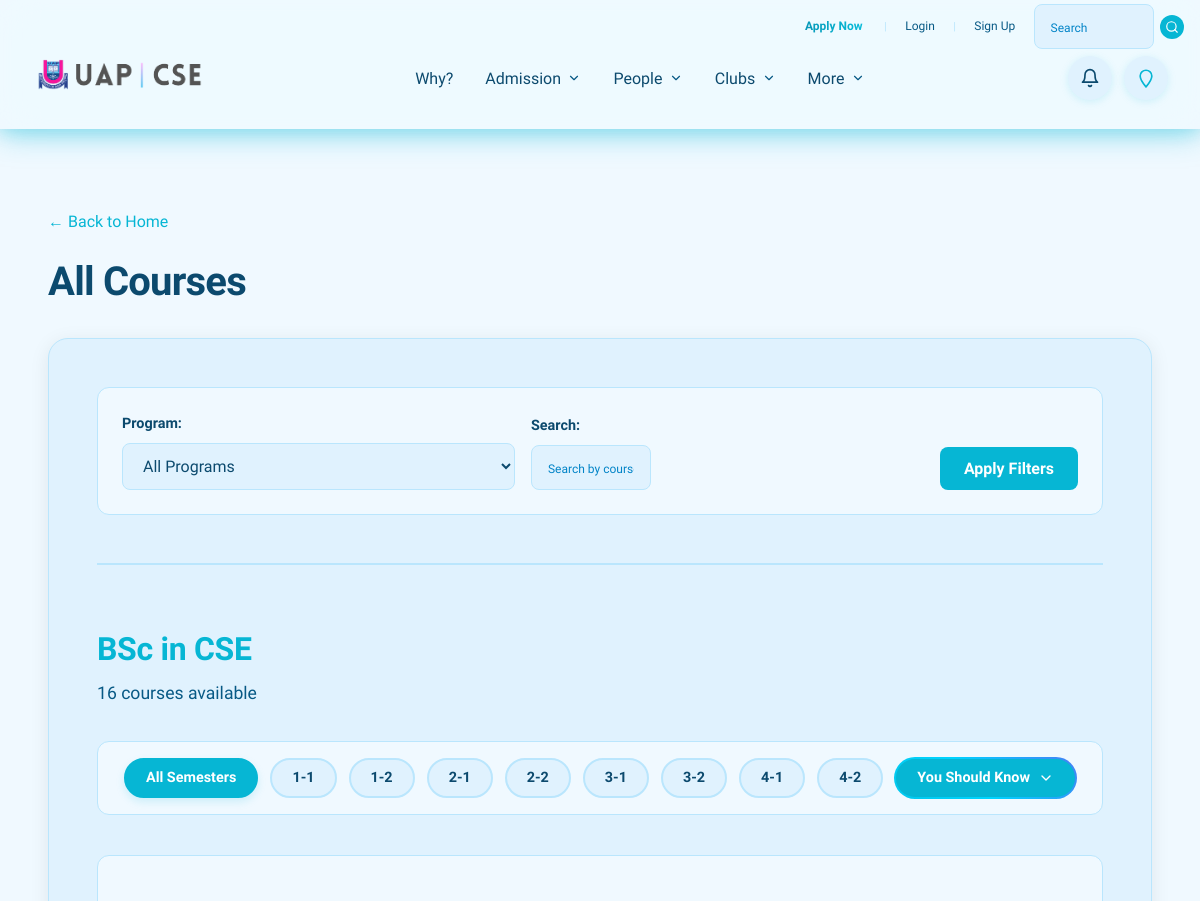
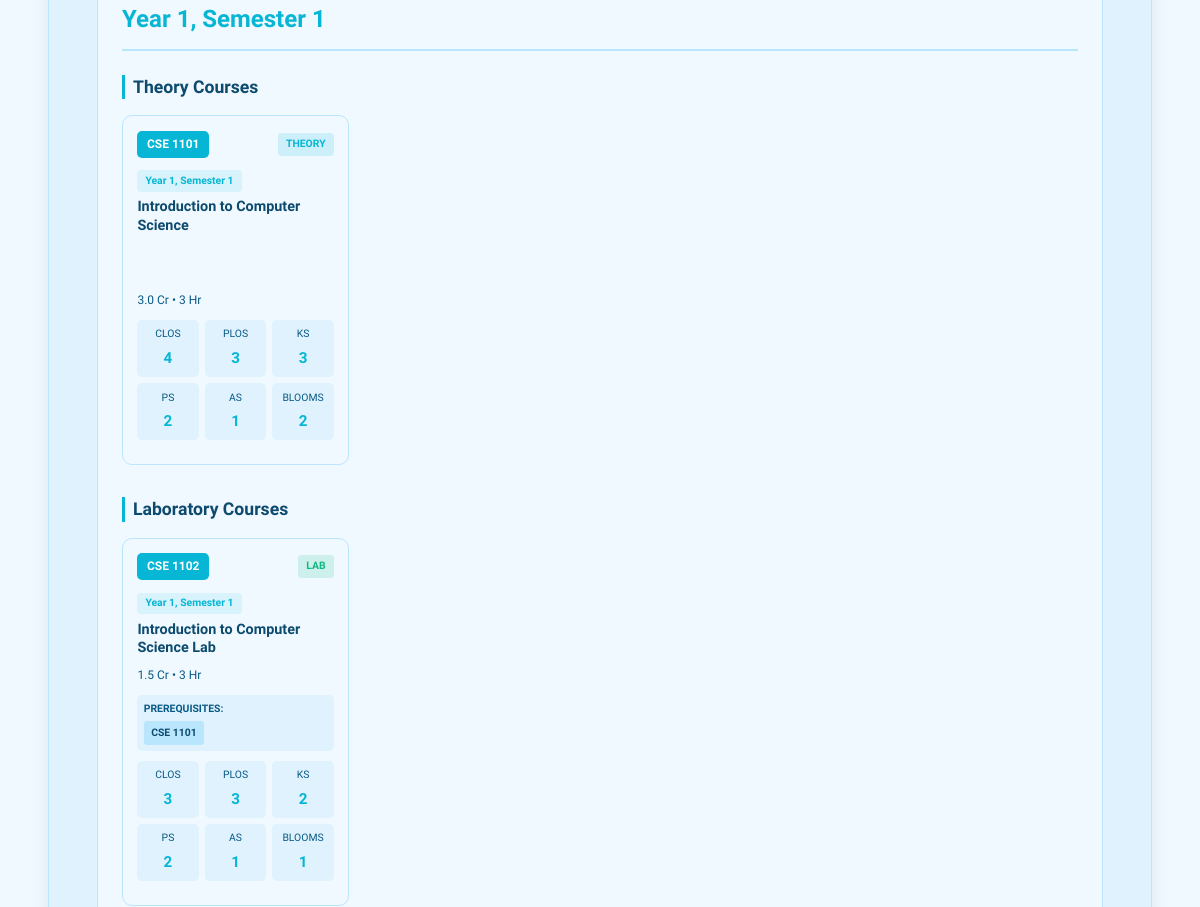
Page /academics/courses/ (upper part) on the earlier database version (2 pictures, top to bottom).
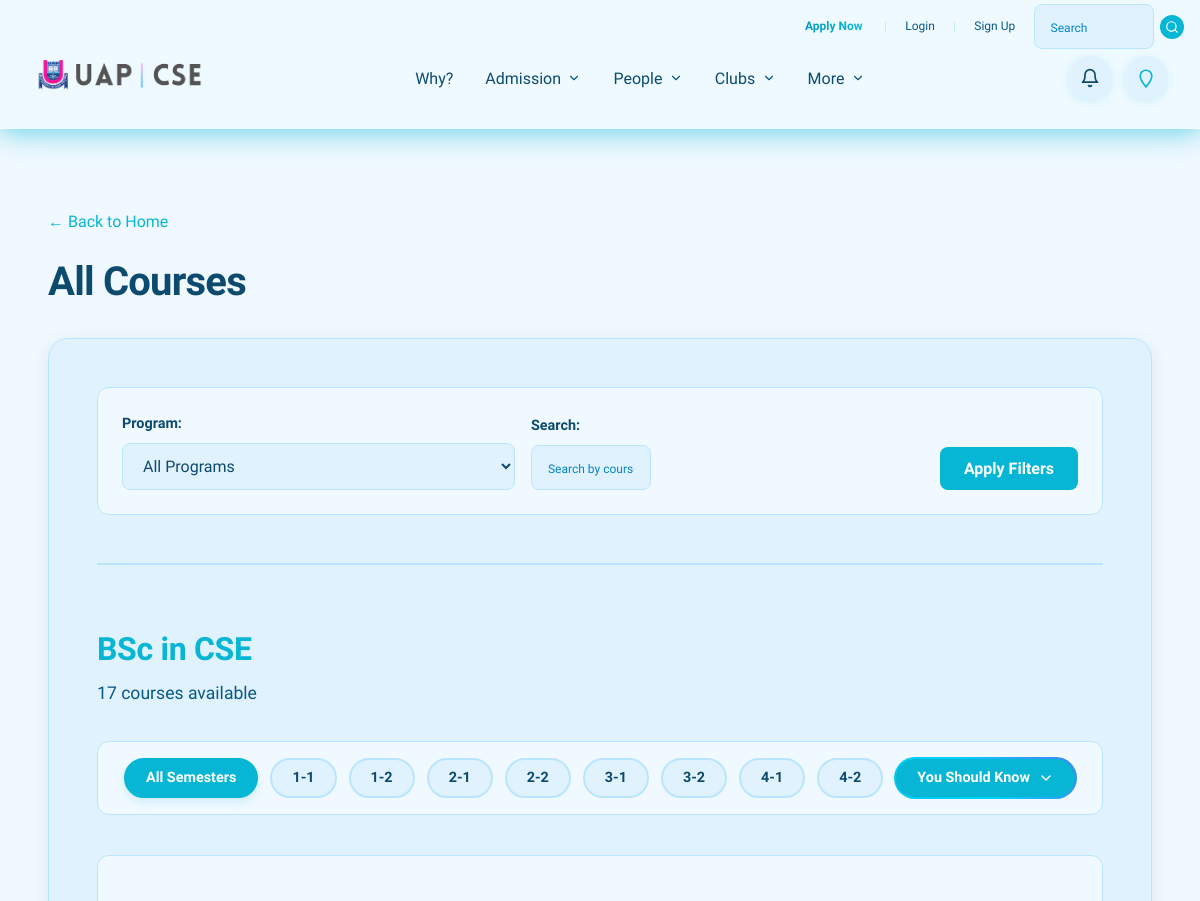
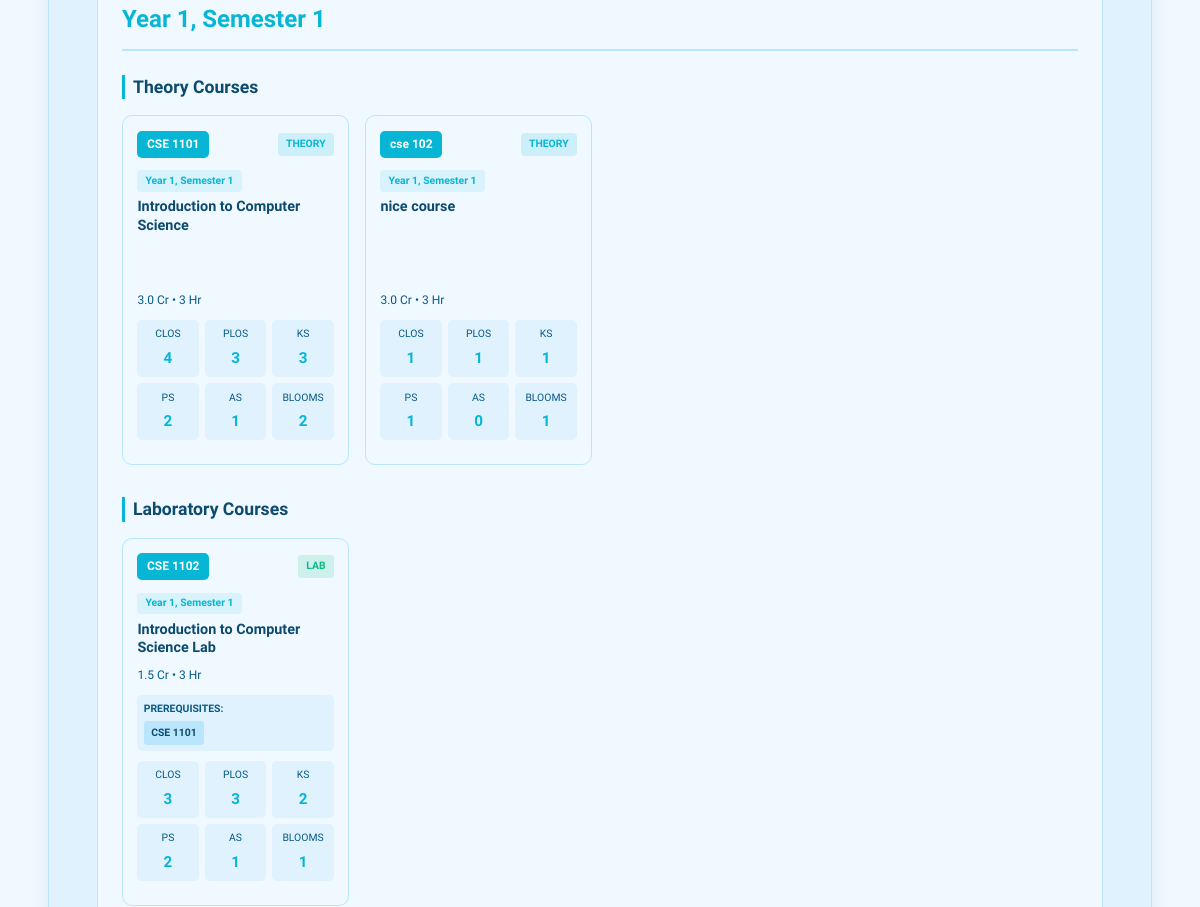
Same page on the later database version (2 pictures, top to bottom).
### academics/models.py (models this page shows, shortened)
class Program(models.Model):
    name = models.CharField(max_length=100, unique=True, verbose_name="Degree Program Name")
    class Meta:
        verbose_name = 'Program'
        verbose_name_plural = 'Programs'
        ordering = ['name']

class Course(models.Model):
    program = models.ForeignKey(Program, on_delete=models.CASCADE, related_name='courses')
    course_code = models.CharField(max_length=20, unique=True, help_text="e.g., CSE 2101")
    title = models.CharField(max_length=255)
    credit_hours = models.DecimalField(max_digits=3, decimal_places=1, verbose_name="Credit Hours (Cr Hr)")
    contact_hours = models.PositiveSmallIntegerField(verbose_name="Contact Hours")
    course_type = models.CharField(
        max_length=2,
        choices=COURSE_TYPE_CHOICES,
        default='TH',
        verbose_name="Course Type",
        help_text="Designates if the course is Theory (TH) or Lab (LB)."
    )
    year_semester = models.CharField(
        max_length=3,
        choices=YEAR_SEMESTER_CHOICES,
        default='1-1',
        verbose_name="Year-Semester",
        help_text="The academic year and semester when this course is offered (e.g., 1-1, 2-2)."
    )
    prerequisites = models.ManyToManyField(
        'self',
        symmetrical=False,
        blank=True,
        related_name='required_for',
        verbose_name="Prerequisite Courses",
        help_text="Select courses that must be completed before taking this course."
    )
    course_outline_pdf = models.FileField(
        upload_to='course_outlines/',
        null=True,
        blank=True,
        verbose_name="Course Outline PDF",
        help_text="Upload the official PDF document containing the course outline/syllabus."
    )
    class Meta:
        verbose_name = 'Course'
        verbose_name_plural = 'Courses'
        ordering = ['program', 'year_semester', 'course_code']

### academics/views.py (the view)
# urls.py: path('courses/', views.courses_list, name='courses_list'),
def courses_list(request):
    programs = Program.objects.all().order_by('name')
    courses_queryset = Course.objects.select_related('program')\
        .prefetch_related('outcomes__program_outcome', 'prerequisites')\
        .order_by('program', 'year_semester', 'course_code')
    program_id = request.GET.get('program')
    selected_program = None
    if program_id:
        try:
            selected_program = Program.objects.get(pk=program_id)
            courses_queryset = courses_queryset.filter(program=selected_program)
        except Program.DoesNotExist:
            selected_program = None
    search_query = request.GET.get('search', '')
    if search_query:
        courses_queryset = courses_queryset.filter(
            Q(course_code__icontains=search_query) |
            Q(title__icontains=search_query)
        )
    courses_list = []
    for course in courses_queryset:
        outcomes = course.outcomes.all()
        unique_pos = set(outcome.program_outcome.code for outcome in outcomes if outcome.program_outcome)
        unique_ks = set(outcome.knowledge_profile for outcome in outcomes if outcome.knowledge_profile)
        unique_ps = set(outcome.problem_attribute for outcome in outcomes if outcome.problem_attribute)
        unique_as = set(outcome.activity_attribute for outcome in outcomes if outcome.activity_attribute)
        unique_blooms = set(outcome.blooms_level for outcome in outcomes if outcome.blooms_level)
        course.stats = {
            'co_count': len(outcomes),
            'po_count': len(unique_pos),
            'k_count': len(unique_ks),
            'p_count': len(unique_ps),
            'a_count': len(unique_as),
            'blooms_count': len(unique_blooms),
        }
        courses_list.append(course)
    programs_with_courses = []
    for program in programs:
        program_courses = [c for c in courses_list if c.program == program]
        if program_courses or not selected_program:  # Show program if it has courses or if no filter is applied
            lifetime_stats = {
                'program_outcomes': {},  # PO1-PO12: {credits, marks}
                'blooms': {},  # K1-K6: {credits, marks}
                'knowledge': {},  # K1-K8: {credits, marks}
                'problem': {},  # P1-P7: {credits, marks}
                'activity': {},  # A1-A5: {credits, marks}
            }
            for course in program_courses:
                outcomes = course.outcomes.all()
                course_credit = float(course.credit_hours)
                for outcome in outcomes:
                    if outcome.program_outcome and outcome.program_outcome.code:
                        po_code = outcome.program_outcome.code
                        if po_code not in lifetime_stats['program_outcomes']:
                            lifetime_stats['program_outcomes'][po_code] = {'credits': 0, 'marks': 0}
                        lifetime_stats['program_outcomes'][po_code]['credits'] += course_credit
                        lifetime_stats['program_outcomes'][po_code]['marks'] += outcome.total_assessment_marks
                    if outcome.blooms_level:
                        bloom = outcome.blooms_level
                        if bloom not in lifetime_stats['blooms']:
                            lifetime_stats['blooms'][bloom] = {'credits': 0, 'marks': 0}
                        lifetime_stats['blooms'][bloom]['credits'] += course_credit
                        lifetime_stats['blooms'][bloom]['marks'] += outcome.total_assessment_marks
                    if outcome.knowledge_profile:
                        kp = outcome.knowledge_profile
                        if kp not in lifetime_stats['knowledge']:
                            lifetime_stats['knowledge'][kp] = {'credits': 0, 'marks': 0}
                        lifetime_stats['knowledge'][kp]['credits'] += course_credit
                        lifetime_stats['knowledge'][kp]['marks'] += outcome.total_assessment_marks
                    if outcome.problem_attribute:
                        pa = outcome.problem_attribute
                        if pa not in lifetime_stats['problem']:
                            lifetime_stats['problem'][pa] = {'credits': 0, 'marks': 0}
                        lifetime_stats['problem'][pa]['credits'] += course_credit
                        lifetime_stats['problem'][pa]['marks'] += outcome.total_assessment_marks
                    if outcome.activity_attribute:
                        aa = outcome.activity_attribute
                        if aa not in lifetime_stats['activity']:
                            lifetime_stats['activity'][aa] = {'credits': 0, 'marks': 0}
                        lifetime_stats['activity'][aa]['credits'] += course_credit
                        lifetime_stats['activity'][aa]['marks'] += outcome.total_assessment_marks
            lifetime_stats['totals'] = {
                'program_outcomes': sum(data['marks'] for data in lifetime_stats['program_outcomes'].values()),
                'blooms': sum(data['marks'] for data in lifetime_stats['blooms'].values()),
                'knowledge': sum(data['marks'] for data in lifetime_stats['knowledge'].values()),
                'problem': sum(data['marks'] for data in lifetime_stats['problem'].values()),
                'activity': sum(data['marks'] for data in lifetime_stats['activity'].values()),
            }
            import re
            program_outcomes_list = list(ProgramOutcome.objects.filter(program=program))
            program_outcomes_list = sorted(
                program_outcomes_list,
                key=lambda po: int(re.search(r'\d+', po.code).group()) if re.search(r'\d+', po.code) else 0
            )
            programs_with_courses.append({
                'program': program,
                'courses': program_courses,
                'lifetime_stats': lifetime_stats,
                'program_outcomes': program_outcomes_list,
            })
    context = {
        'programs': programs,
        'programs_with_courses': programs_with_courses,
        'selected_program': selected_program,
        'search_query': search_query,
    }
    return render(request, 'academics/courses_list.html', context)

### templates/academics/courses_list.html (shortened to what the changed rows need)
{% extends 'base.html' %}
{% load static %}
{% load academics_filters %}
{% load course_extras %}
{% block content %}
<div class="container">
    <section class="courses-list-page">
        <div class="courses-header">
            <h1 class="courses-title">All Courses</h1>
        </div>
        <div class="courses-content">
            {% if programs_with_courses %}
                {% for program_data in programs_with_courses %}
                    {% if program_data.courses %}
                    <div class="program-section" data-program="{{ program_data.program.id }}">
                        <h2 class="program-title">{{ program_data.program.name }}</h2>
                        <p class="program-subtitle">{{ program_data.courses|length }} course{{ program_data.courses|length|pluralize }} available</p>
                        <div class="semester-filter-pills" data-program="{{ program_data.program.id }}">
                            <button class="semester-pill active" data-semester="all">All Semesters</button>
                            <button class="semester-pill" data-semester="1-1">1-1</button>
                            <button class="semester-pill" data-semester="1-2">1-2</button>
                            <button class="semester-pill" data-semester="2-1">2-1</button>
                            <button class="semester-pill" data-semester="2-2">2-2</button>
                            <button class="semester-pill" data-semester="3-1">3-1</button>
                            <button class="semester-pill" data-semester="3-2">3-2</button>
                            <button class="semester-pill" data-semester="4-1">4-1</button>
                            <button class="semester-pill" data-semester="4-2">4-2</button>
                            <button class="you-should-know-btn-pill" id="youShouldKnowBtn-{{ program_data.program.id }}" type="button">
                                <span>You Should Know</span>
                                <svg class="toggle-icon" xmlns="http://www.w3.org/2000/svg" width="16" height="16" viewBox="0 0 24 24" fill="none" stroke="currentColor" stroke-width="2" stroke-linecap="round" stroke-linejoin="round">
                                    <polyline points="6 9 12 15 18 9"></polyline>
                                </svg>
                            </button>
                        </div>
                        {% regroup program_data.courses by year_semester as courses_by_semester %}
                        {% for semester_group in courses_by_semester %}
                        <div class="course-semester-group" data-semester="{{ semester_group.grouper }}">
                            <h3 class="course-semester-title">
                                {{ semester_group.list.0.get_year_semester_display }}
                            </h3>
                            {% with sorted_courses=semester_group.list|sort_by_type %}
                            {% regroup sorted_courses by course_type as courses_by_type %}
                            {% for course_type_group in courses_by_type %}
                            <div class="course-type-subgroup">
                                <h4 class="course-type-subtitle">
                                    {% if course_type_group.grouper == 'TH' %}
                                        Theory Courses
                                    {% else %}
                                        Laboratory Courses
                                    {% endif %}
                                </h4>
                                <div class="courses-grid">
                                    {% for course in course_type_group.list %}
                                    <a href="{% url 'academics:course_detail' course.pk %}" class="course-tile-link">
                                        <div class="course-tile">
                                            <div class="course-tile-header">
                                                <span class="course-code-badge">{{ course.course_code }}</span>
                                                <span class="course-type-badge {% if course.course_type == 'TH' %}theory{% else %}lab{% endif %}">
                                                    {{ course.get_course_type_display }}
                                                </span>
                                            </div>
                                            <div class="course-year-semester">
                                                <span class="year-semester-badge">
                                                    {{ course.get_year_semester_display }}
                                                </span>
                                            </div>
                                            <h4 class="course-tile-title">{{ course.title }}</h4>
                                            <div class="course-tile-hours">
                                                <span>{{ course.credit_hours }} Cr</span>
                                                <span>•</span>
                                                <span>{{ course.contact_hours }} Hr</span>
                                            </div>
                                            {% if course.prerequisites.all %}
                                            <div class="course-prerequisites">
                                                <span class="prereq-label">Prerequisites:</span>
                                                <div class="prereq-codes">
                                                    {% for prereq in course.prerequisites.all %}
                                                    <span class="prereq-code">{{ prereq.course_code }}</span>
                                                    {% endfor %}
                                                </div>
                                            </div>
                                            {% endif %}
                                            {% if course.stats %}
                                            <div class="course-tile-stats">
                                                <div class="stat-item"><span class="stat-label">CLOs</span><span class="stat-value">{{ course.stats.co_count }}</span></div>
                                                <div class="stat-item"><span class="stat-label">PLOs</span><span class="stat-value">{{ course.stats.po_count }}</span></div>
                                                <div class="stat-item"><span class="stat-label">Ks</span><span class="stat-value">{{ course.stats.k_count }}</span></div>
                                                <div class="stat-item"><span class="stat-label">Ps</span><span class="stat-value">{{ course.stats.p_count }}</span></div>
                                                <div class="stat-item"><span class="stat-label">As</span><span class="stat-value">{{ course.stats.a_count }}</span></div>
                                                <div class="stat-item"><span class="stat-label">Blooms</span><span class="stat-value">{{ course.stats.blooms_count }}</span></div>
                                            </div>
                                            {% else %}
                                            <div class="course-tile-stats">
                                                <span class="no-outcomes">No outcomes defined</span>
                                            </div>
                                            {% endif %}
                                        </div>
                                    </a>
                                    {% endfor %}
                                </div>
                            </div>
                            {% endfor %}
                            {% endwith %}
                        </div>
                        {% endfor %}
                    </div>
                    {% endif %}
                {% endfor %}
            {% else %}
                <div class="no-courses-message">
                    <p>No courses found{% if search_query %} matching "{{ search_query }}"{% endif %}.</p>
                </div>
            {% endif %}
        </div>
    </section>
</div>
{% endblock %}

Differences in the rows shown:
computed for Program "BSc in CSE": courses|length "16" → "17"
added Course: course_code "cse 102", course_type "THEORY", year_semester "Year 1, Semester 1", title "nice course", credit_hours "3.0", contact_hours "3", stats.co_count "1", stats.po_count "1", stats.k_count "1", stats.p_count "1", stats.a_count "0", stats.blooms_count "1"
